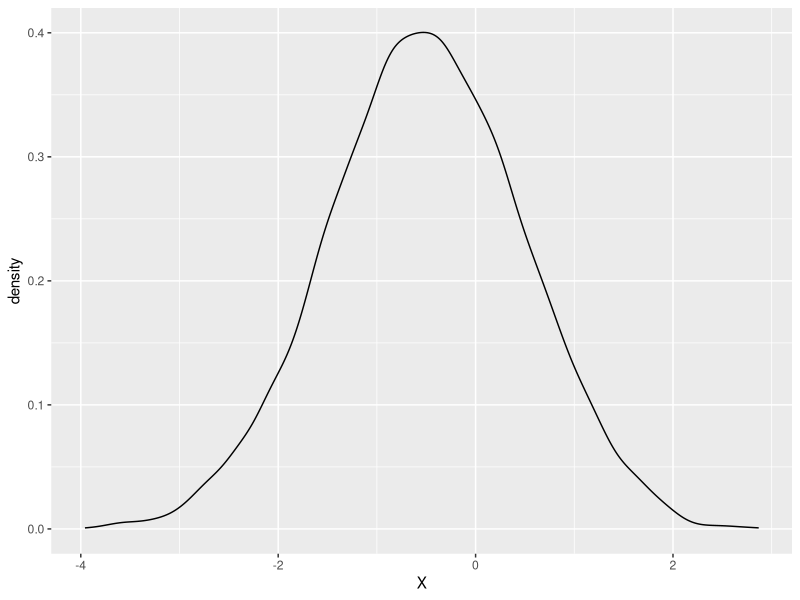
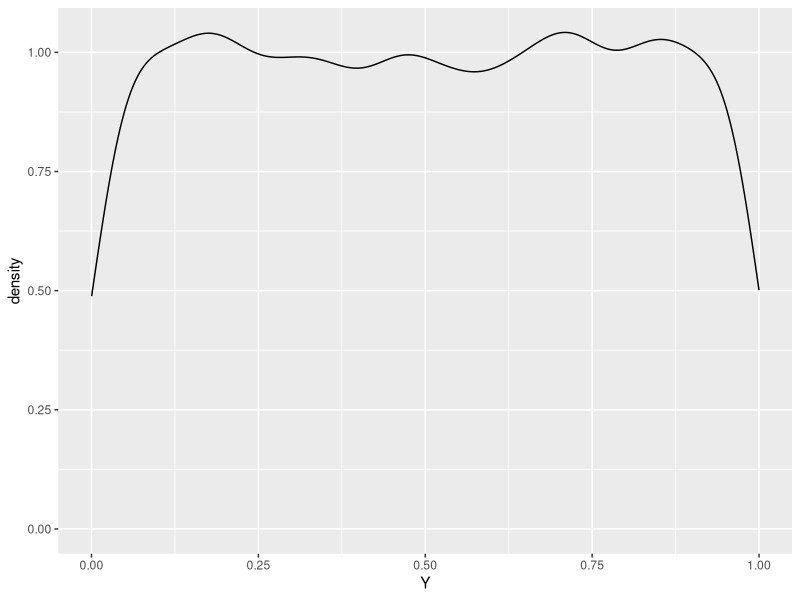
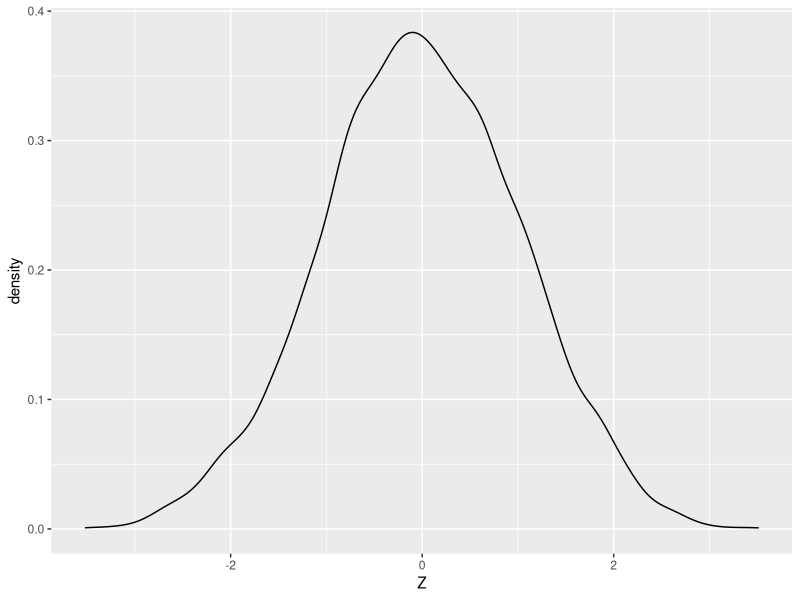

These charts were generated, in order, by the following R code:
## ---- chunk 1
knitr::opts_chunk$set(echo = TRUE)
library(tidyverse)
library(magrittr)
## ---- chunk 2
yap <- tibble(
  w = 1:1000,
  X = case_when(
    w %% 2 == 0 ~ 0,
    w %% 3 == 0 ~ 1,
    TRUE        ~ 2
  )
)
E <- yap %>% 
  summarize(mean = mean(X))

yap_pdf <- yap %>% 
  count(X) %>% 
  mutate(p = n/nrow(yap),
         fxx = p * X ) %>% 
  summarize(E = sum(fxx))

yap %$% {
  mean(X)
}

integrand <- function(x) {
  x*dexp(x,2)
}

integrate(integrand,0,999)

## ---- chunk 3
dgp <- function(n){
tibble(
  X = rnorm(n,-0.5,1),
  Y = runif(n),
  Z = X+Y
)
}

yeet <- dgp(10000)
d_e <- dgp(100000) %>% 
  summarize(EX = mean(X),
            EY = mean(Y),
            EZ = mean(Z)) #they are additive inverses
Density <- function(df, ...){
  df %>% 
    ggplot() +
    geom_density(aes(x=...))
}

Density(yeet, X)
Density(yeet, Y)
Density(yeet, Z)
## ---- chunk 4
con <- dgp(10000) %>% 
  filter(Z==0) %>% 
  summarize(mean(X))

## ---- chunk 5
DGP1 <- function(n){
  tibble(
    X = runif(n),
    Y = rnorm(n,X)
  )
}

test <- DGP1(100)
yup1 <- DGP1(10000) %>% 
  group_by(round(X, 2)) %>% 
  summarize(mean = mean(Y))
